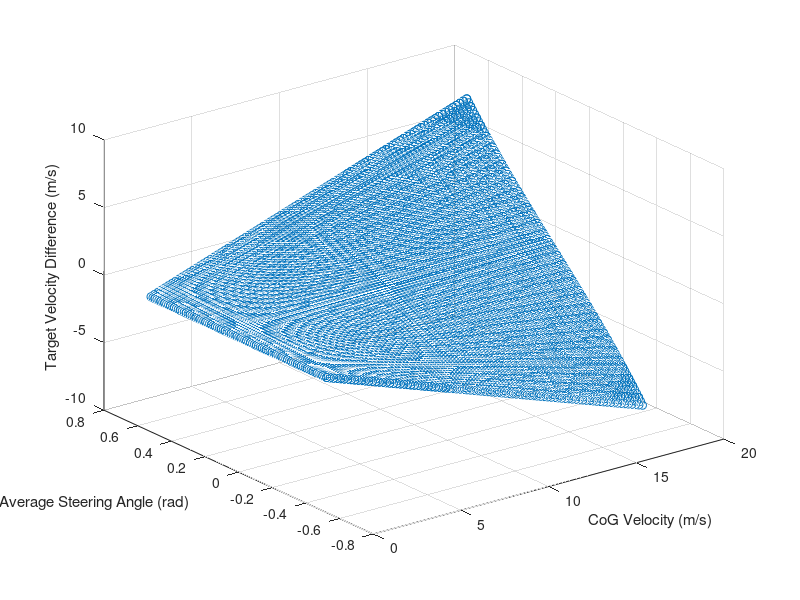

MATLAB code for this plot:
velocity = (0:0.2:18)';
velocity = velocity(:, ones(126,1));
velocity = velocity(:);

steer = (-(pi/6):0.0116:(pi/6))';
steer = (steer(:, ones(126,1)))';
steer = steer(:);

L = 1.574;
W = 1.269;

diff = (W/L) .* velocity .* tan(steer);

scatter3(velocity, steer, diff)
xlabel('CoG Velocity (m/s)')
ylabel('Front Tires Average Steering Angle (rad)')
zlabel('Target Velocity Difference (m/s)')